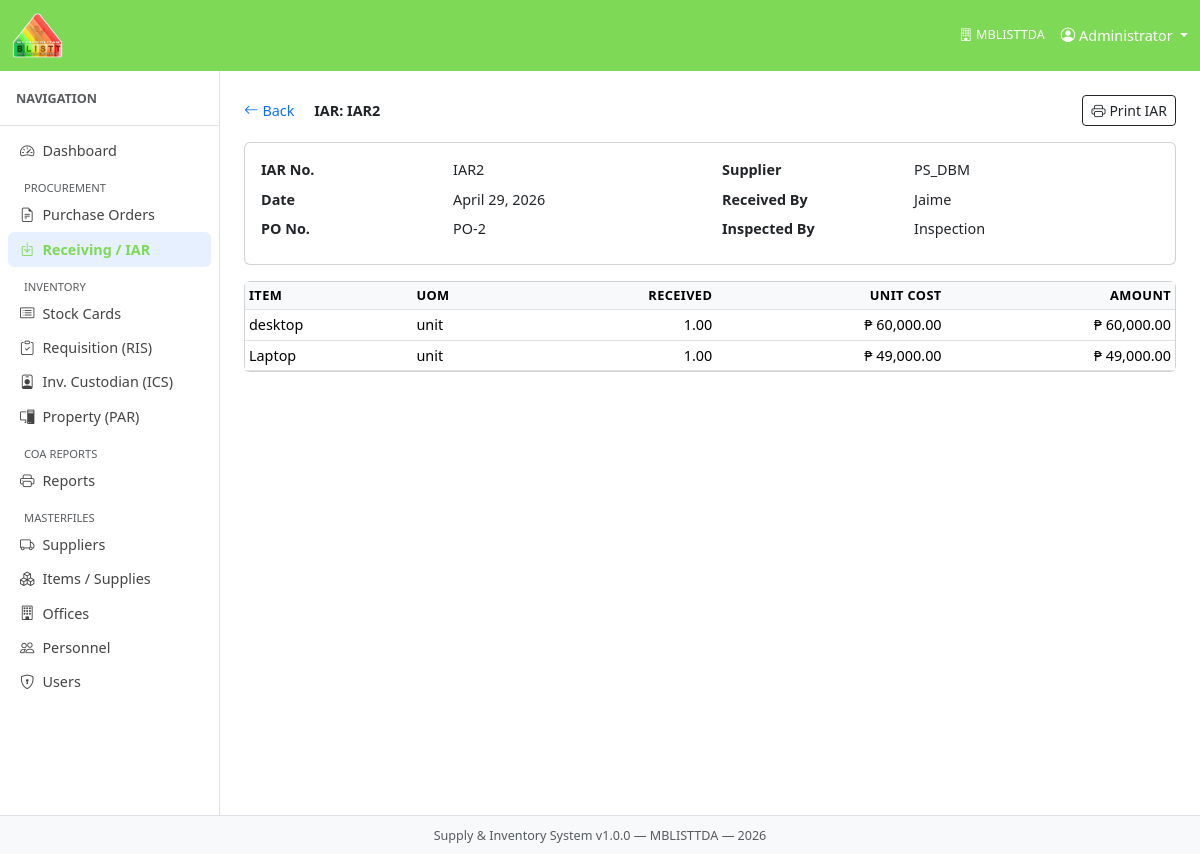
The page /index.php?mod=receiving&act=view&id=13 on the database its author committed.
### tables this page shows
CREATE TABLE `po_receipts` (
  `receipt_id` int(10) UNSIGNED NOT NULL,
  `po_id` int(10) UNSIGNED NOT NULL,
  `iar_number` varchar(50) NOT NULL COMMENT 'Inspection and Acceptance Report number',
  `receipt_date` date NOT NULL,
  `delivery_ref` varchar(100) DEFAULT NULL COMMENT 'Supplier Delivery Receipt or Invoice number',
  `received_by` varchar(150) DEFAULT NULL,
  `inspected_by` varchar(150) DEFAULT NULL,
  `approved_by` varchar(150) DEFAULT NULL,
  `remarks` text DEFAULT NULL,
  `created_at` timestamp NOT NULL DEFAULT current_timestamp()
);

CREATE TABLE `purchase_orders` (
  `po_id` int(10) UNSIGNED NOT NULL,
  `supplier_id` int(10) UNSIGNED NOT NULL,
  `office_id` int(10) UNSIGNED NOT NULL COMMENT 'End-user / requesting office',
  `po_number` varchar(50) NOT NULL,
  `po_date` date NOT NULL,
  `delivery_date` date DEFAULT NULL COMMENT 'Expected delivery date',
  `place_of_delivery` varchar(300) DEFAULT NULL,
  `fund_source` varchar(100) DEFAULT NULL COMMENT 'e.g. GAA, SEF, MOOE, Capital Outlay',
  `mode_of_procurement` varchar(100) DEFAULT NULL COMMENT 'e.g. Shopping, Small Value Procurement',
  `total_amount` decimal(15,2) NOT NULL DEFAULT 0.00,
  `status` enum('draft','approved','partially_received','fully_received','cancelled') NOT NULL DEFAULT 'draft',
  `approved_by` varchar(150) DEFAULT NULL,
  `approved_date` date DEFAULT NULL,
  `cancelled_reason` varchar(300) DEFAULT NULL,
  `remarks` text DEFAULT NULL,
  `created_by` varchar(100) DEFAULT NULL,
  `created_at` timestamp NOT NULL DEFAULT current_timestamp(),
  `updated_at` timestamp NOT NULL DEFAULT current_timestamp() ON UPDATE current_timestamp()
);

CREATE TABLE `suppliers` (
  `supplier_id` int(10) UNSIGNED NOT NULL,
  `supplier_name` varchar(200) NOT NULL,
  `contact_person` varchar(150) DEFAULT NULL,
  `telephone` varchar(50) DEFAULT NULL,
  `mobile` varchar(50) DEFAULT NULL,
  `email` varchar(150) DEFAULT NULL,
  `address` text DEFAULT NULL,
  `tin_no` varchar(20) DEFAULT NULL COMMENT 'Tax Identification Number',
  `philgeps_reg_no` varchar(50) DEFAULT NULL COMMENT 'PhilGEPS registration number',
  `is_active` tinyint(1) NOT NULL DEFAULT 1,
  `created_at` timestamp NOT NULL DEFAULT current_timestamp(),
  `updated_at` timestamp NOT NULL DEFAULT current_timestamp() ON UPDATE current_timestamp()
);

CREATE TABLE `po_receipt_items` (
  `receipt_item_id` int(10) UNSIGNED NOT NULL,
  `receipt_id` int(10) UNSIGNED NOT NULL,
  `po_item_id` int(10) UNSIGNED NOT NULL,
  `qty_received` decimal(15,4) NOT NULL,
  `unit_cost` decimal(15,2) NOT NULL,
  `remarks` varchar(300) DEFAULT NULL
);

CREATE TABLE `items` (
  `item_id` int(10) UNSIGNED NOT NULL,
  `category_id` int(10) UNSIGNED NOT NULL,
  `item_code` varchar(50) DEFAULT NULL,
  `item_name` varchar(300) NOT NULL,
  `description` text DEFAULT NULL,
  `unit_of_measure` varchar(30) NOT NULL COMMENT 'e.g. piece, ream, box, bottle, unit',
  `uacs_code` varchar(30) DEFAULT NULL COMMENT 'Unified Accounts Code Structure',
  `unit_cost` decimal(15,2) NOT NULL DEFAULT 0.00,
  `reorder_point` decimal(10,2) NOT NULL DEFAULT 0.00 COMMENT 'Minimum stock level before re-ordering',
  `is_active` tinyint(1) NOT NULL DEFAULT 1,
  `created_at` timestamp NOT NULL DEFAULT current_timestamp(),
  `updated_at` timestamp NOT NULL DEFAULT current_timestamp() ON UPDATE current_timestamp()
);

### core/Controller.php (called while the page is built, shortened)
<?php
abstract class Controller {
    protected function render(string $viewFile, array $data = []): void {
        extract($data);
        $viewPath = ROOT_PATH . '/modules/' . $viewFile . '.php';
        include $viewPath;
    }
    protected function get(string $key, mixed $default = ''): mixed {
        return $_GET[$key] ?? $default;
    }
}

### modules/receiving/ReceivingController.php (called while the page is built, shortened)
<?php
require_once ROOT_PATH . '/models/ReceivingModel.php';
class ReceivingController extends Controller {
    private ReceivingModel $m;
    public function __construct() { $this->m = new ReceivingModel(); }
    public function view(): void {
        $id      = (int)$this->get('id');
        $receipt = $this->m->getWithDetails($id);
        $lines   = $this->m->getItems($id);
        $this->render('receiving/view', compact('receipt', 'lines'));
    }
}

### core/Router.php (called while the page is built, shortened)
<?php
class Router {
    public function dispatch(): void {
        $act = $_GET['act'] ?? 'index';
        $act = preg_replace('/[^a-zA-Z_]/', '', $act);
        $controller = new $class();
        $controller->$act();
    }
}

### index.php (called while the page is built, shortened)
<?php
require_once ROOT_PATH . '/config/database.php';
require_once ROOT_PATH . '/core/Database.php';
require_once ROOT_PATH . '/core/Model.php';
require_once ROOT_PATH . '/core/Controller.php';
require_once ROOT_PATH . '/core/Router.php';
$router = new Router();
$router->dispatch();

### core/Database.php (called while the page is built, shortened)
<?php
class Database {
    private static ?Database $instance = null;
    private PDO $pdo;
    private function __construct() {
        $dsn = sprintf('mysql:host=%s;port=%s;dbname=%s;charset=%s',
            DB_HOST, DB_PORT, DB_NAME, DB_CHARSET);
        $options = [
            PDO::ATTR_ERRMODE            => PDO::ERRMODE_EXCEPTION,
            PDO::ATTR_DEFAULT_FETCH_MODE => PDO::FETCH_ASSOC,
            PDO::ATTR_EMULATE_PREPARES   => false,
        ];
        try {
            $this->pdo = new PDO($dsn, DB_USER, DB_PASS, $options);
        } catch (PDOException $e) {
            die('Database connection failed: ' . $e->getMessage());
        }
    }
    public static function getInstance(): Database {
        if (self::$instance === null) {
            self::$instance = new self();
        }
        return self::$instance;
    }
    public function query(string $sql, array $params = []): PDOStatement {
        $stmt = $this->pdo->prepare($sql);
        $stmt->execute($params);
        return $stmt;
    }
    public function fetchAll(string $sql, array $params = []): array {
        return $this->query($sql, $params)->fetchAll();
    }
    public function fetchOne(string $sql, array $params = []): array|false {
        return $this->query($sql, $params)->fetch();
    }
}

### core/Model.php (called while the page is built, shortened)
<?php
abstract class Model {
    public function __construct() {
        $this->db = Database::getInstance();
    }
}

### models/ReceivingModel.php (called while the page is built, shortened)
<?php
class ReceivingModel extends Model {
    public function getWithDetails(int $id): array|false {
        return $this->db->fetchOne(
            "SELECT pr.*, po.po_number, po.po_date,
                    s.supplier_name, o.office_name
             FROM po_receipts pr
             JOIN purchase_orders po ON po.po_id   = pr.po_id
             JOIN suppliers s        ON s.supplier_id = po.supplier_id
             JOIN offices   o        ON o.office_id   = po.office_id
             WHERE pr.receipt_id = ?", [$id]
        );
    }
    public function getItems(int $receiptId): array {
        return $this->db->fetchAll(
            "SELECT pri.*, i.item_name, i.unit_of_measure,
                    pi.qty_ordered, pi.qty_received AS total_received
             FROM po_receipt_items pri
             JOIN po_items pi ON pi.po_item_id = pri.po_item_id
             JOIN items i    ON i.item_id      = pi.item_id
             WHERE pri.receipt_id = ?", [$receiptId]
        );
    }
}

### modules/receiving/view.php (the view, shortened to what this page needs)
<div class="d-flex justify-content-between align-items-center mb-3">
  <div>
    <a href="<?= BASE_URL ?>/index.php?mod=receiving&act=index" class="text-decoration-none me-3">
      <i class="bi bi-arrow-left me-1"></i>Back</a>
    <strong>IAR: <?= htmlspecialchars($receipt['iar_number']) ?></strong>
  </div>
  <a href="<?= BASE_URL ?>/index.php?mod=receiving&act=printIar&id=<?= $receipt['receipt_id'] ?>"
     target="_blank" class="btn btn-outline-dark btn-sm"><i class="bi bi-printer me-1"></i>Print IAR</a>
</div>
<div class="card mb-3"><div class="card-body">
  <div class="row">
    <div class="col-md-6">
      <dl class="row mb-0">
        <dt class="col-5">IAR No.</dt><dd class="col-7"><?= htmlspecialchars($receipt['iar_number']) ?></dd>
        <dt class="col-5">Date</dt><dd class="col-7"><?= date('F d, Y', strtotime($receipt['receipt_date'])) ?></dd>
        <dt class="col-5">PO No.</dt><dd class="col-7"><?= htmlspecialchars($receipt['po_number']) ?></dd>
      </dl>
    </div>
    <div class="col-md-6">
      <dl class="row mb-0">
        <dt class="col-5">Supplier</dt><dd class="col-7"><?= htmlspecialchars($receipt['supplier_name']) ?></dd>
        <dt class="col-5">Received By</dt><dd class="col-7"><?= htmlspecialchars($receipt['received_by']) ?></dd>
        <dt class="col-5">Inspected By</dt><dd class="col-7"><?= htmlspecialchars($receipt['inspected_by']) ?></dd>
      </dl>
    </div>
  </div>
</div></div>
<div class="card"><div class="card-body p-0">
  <table class="table table-sm mb-0">
    <thead><tr><th>Item</th><th>UOM</th><th class="text-end">Received</th><th class="text-end">Unit Cost</th><th class="text-end">Amount</th></tr></thead>
    <tbody>
    <?php foreach ($lines as $l): ?>
      <tr>
        <td><?= htmlspecialchars($l['item_name']) ?></td>
        <td><?= $l['unit_of_measure'] ?></td>
        <td class="text-end"><?= number_format((float)$l['qty_received'], 2) ?></td>
        <td class="text-end">&#8369; <?= number_format((float)$l['unit_cost'], 2) ?></td>
        <td class="text-end">&#8369; <?= number_format($l['qty_received']*$l['unit_cost'], 2) ?></td>
      </tr>
    <?php endforeach; ?>
    </tbody>
  </table>
</div></div>

### assets/css/app.css (style rules this page uses)
:root { --sidebar-w: 220px; }
body { font-size: .9rem; }
.table th { font-size: .8rem; text-transform: uppercase; letter-spacing: .03em; background: #f8f9fa; white-space: nowrap; }

### rows shown on the page
po_receipts: iar_number "IAR2", receipt_date "April 29, 2026", po.po_number "PO-2", suppliers.supplier_name "PS_DBM", received_by "Jaime", inspected_by "Inspection"
po_receipt_items: items.item_name "desktop", items.unit_of_measure "unit", qty_received "1.00", unit_cost "60,000.00", $l['qty_received']*$l['unit_cost'] "60,000.00"
po_receipt_items: items.item_name "Laptop", items.unit_of_measure "unit", qty_received "1.00", unit_cost "49,000.00", $l['qty_received']*$l['unit_cost'] "49,000.00"

### other values the page prints
APP_AGENCY "MBLISTTDA"
$user['full_name'] "Administrator"
$label "Dashboard Purchase Orders Receiving / IAR Stock Cards Requisition (RIS) Inv. Custodian (ICS) Property (PAR) Reports Suppliers Items / Supplies Offices Personnel Users"
APP_NAME "Supply & Inventory System"
APP_VERSION "1.0.0"
